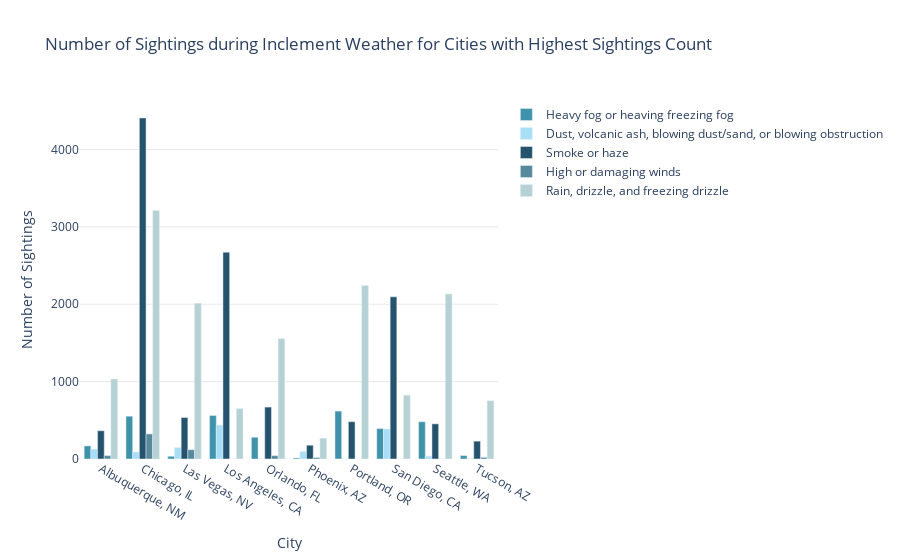
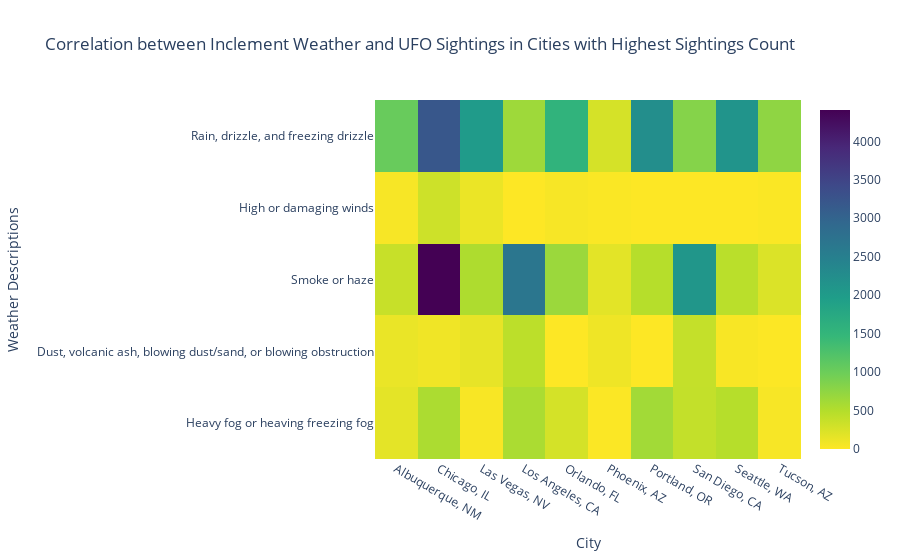

The cell these charts' notebook holds for them, in order:
### Code cell
# Define custom color sequence
custom_colors = ['#3E93AB', '#A8DFF7', '#25536D', '#57899C', '#B5D1D4', '#2F4E48']

# Create a bar chart with color set to Weather and barmode set to 'group', and update color sequence
fig = go.Figure()
for Weather, color in zip(df_melt['weather'].unique(), custom_colors):
    df_filtered_weather = df_melt[df_melt['weather'] == Weather]
    fig.add_trace(go.Bar(x=df_filtered_weather['Address'], y=df_filtered_weather['Number_of_Sightings'],
                         name=Weather, marker_color=color))
fig.update_xaxes(title="City")
fig.update_yaxes(title="Number of Sightings",
                tickmode='linear',  # Set tickmode to 'linear'
                dtick=1000,         # Set dtick to 1000 to show grid lines at every 1000 value
                gridcolor='lightgray',  # Set grid color
                gridwidth=0.5)     # Set grid width
fig.update_layout(title="Number of Sightings during Inclement Weather for Cities with Highest Sightings Count", 
                  plot_bgcolor='white', paper_bgcolor='white')

# Create a subplot with heatmap
heatmap_fig = sp.make_subplots(rows=1, cols=1)
heatmap = go.Heatmap(
    z=df_melt.Number_of_Sightings,  # Transpose the DataFrame for proper heatmap orientation
    x=df_melt.Address,
    y=df_melt.weather,  # Use the mapped weather descriptions as y-axis labels
    colorscale='Viridis',
    reversescale=True,
    hovertemplate='City: %{x}<br>' +  # Set tooltip template to show x-axis label
                  'Weather: %{y}<br>' +  # Set tooltip template to show y-axis label
                  'Number of Sightings: %{z}<br><extra></extra>',  # Set tooltip template to show z-axis label
)
heatmap_fig.add_trace(heatmap)
heatmap_fig.update_xaxes(title_text='City')
heatmap_fig.update_yaxes(title_text='Weather Descriptions')
heatmap_fig.update_layout(title_text='Correlation between Inclement Weather and UFO Sightings in Cities with Highest Sightings Count')

# Enable cross-filter
fig.show(config={'displayModeBar': True})
heatmap_fig.show(config={'displayModeBar': True})

# Save both plots in a single HTML file
pio.write_html(fig, 'column_chart.html', config={'displayModeBar': True})
pio.write_html(heatmap_fig, 'heatmap.html', config={'displayModeBar': True})

# Concatenate the contents of both HTML files into a single file
with open('column_chart.html', 'r') as f:
    plot1_content = f.read()
with open('heatmap.html', 'r') as f:
    plot2_content = f.read()

with open('combined_plots.html', 'w') as f:
    f.write(plot1_content)
    f.write(plot2_content)

### Figure 1 — Plotly figure (JSON) as saved in the notebook; plotly's stock layout.template omitted (floating-point values rounded to 4 significant figures)
{"data": [{"marker": {"color": "#3E93AB"}, "name": "Heavy fog or heaving freezing fog", "type": "bar", "x": ["Albuquerque, NM", "Chicago, IL", "Las Vegas, NV", "Los Angeles, CA", "Orlando, FL", "Phoenix, AZ", "Portland, OR", "San Diego, CA", "Seattle, WA", "Tucson, AZ"], "y": [169, 553, 35, 562, 281, 13, 619, 393, 481, 44]}, {"marker": {"color": "#A8DFF7"}, "name": "Dust, volcanic ash, blowing dust/sand, or blowing obstruction", "type": "bar", "x": ["Albuquerque, NM", "Chicago, IL", "Las Vegas, NV", "Los Angeles, CA", "Orlando, FL", "Phoenix, AZ", "Portland, OR", "San Diego, CA", "Seattle, WA", "Tucson, AZ"], "y": [128, 90, 147, 439, 0, 96, 3, 388, 37, 6]}, {"marker": {"color": "#25536D"}, "name": "Smoke or haze", "type": "bar", "x": ["Albuquerque, NM", "Chicago, IL", "Las Vegas, NV", "Los Angeles, CA", "Orlando, FL", "Phoenix, AZ", "Portland, OR", "San Diego, CA", "Seattle, WA", "Tucson, AZ"], "y": [365, 4408, 536, 2673, 671, 178, 482, 2096, 454, 231]}, {"marker": {"color": "#57899C"}, "name": "High or damaging winds", "type": "bar", "x": ["Albuquerque, NM", "Chicago, IL", "Las Vegas, NV", "Los Angeles, CA", "Orlando, FL", "Phoenix, AZ", "Portland, OR", "San Diego, CA", "Seattle, WA", "Tucson, AZ"], "y": [44, 324, 120, 0, 43, 19, 0, 0, 0, 21]}, {"marker": {"color": "#B5D1D4"}, "name": "Rain, drizzle, and freezing drizzle", "type": "bar", "x": ["Albuquerque, NM", "Chicago, IL", "Las Vegas, NV", "Los Angeles, CA", "Orlando, FL", "Phoenix, AZ", "Portland, OR", "San Diego, CA", "Seattle, WA", "Tucson, AZ"], "y": [1034, 3212, 2014, 651, 1555, 269, 2243, 824, 2133, 753]}], "layout": {"paper_bgcolor": "white", "plot_bgcolor": "white", "title": {"text": "Number of Sightings during Inclement Weather for Cities with Highest Sightings Count"}, "xaxis": {"title": {"text": "City"}}, "yaxis": {"dtick": 1000, "gridcolor": "lightgray", "gridwidth": 0.5, "tickmode": "linear", "title": {"text": "Number of Sightings"}}}}

### Figure 2 — Plotly figure (JSON) as saved in the notebook; plotly's stock layout.template omitted (floating-point values rounded to 4 significant figures)
{"data": [{"colorscale": [[0, "#440154"], [0.1111, "#482878"], [0.2222, "#3e4989"], [0.3333, "#31688e"], [0.4444, "#26828e"], [0.5556, "#1f9e89"], [0.6667, "#35b779"], [0.7778, "#6ece58"], [0.8889, "#b5de2b"], [1, "#fde725"]], "hovertemplate": "City: %{x}<br>Weather: %{y}<br>Number of Sightings: %{z}<br><extra></extra>", "reversescale": true, "type": "heatmap", "x": ["Albuquerque, NM", "Chicago, IL", "Las Vegas, NV", "Los Angeles, CA", "Orlando, FL", "Phoenix, AZ", "Portland, OR", "San Diego, CA", "Seattle, WA", "Tucson, AZ", "Albuquerque, NM", "Chicago, IL", "Las Vegas, NV", "Los Angeles, CA", "Orlando, FL", "Phoenix, AZ", "Portland, OR", "San Diego, CA", "Seattle, WA", "Tucson, AZ", "Albuquerque, NM", "Chicago, IL", "Las Vegas, NV", "Los Angeles, CA", "Orlando, FL", "Phoenix, AZ", "Portland, OR", "San Diego, CA", "Seattle, WA", "Tucson, AZ", "Albuquerque, NM", "Chicago, IL", "Las Vegas, NV", "Los Angeles, CA", "Orlando, FL", "Phoenix, AZ", "Portland, OR", "San Diego, CA", "Seattle, WA", "Tucson, AZ", "Albuquerque, NM", "Chicago, IL", "Las Vegas, NV", "Los Angeles, CA", "Orlando, FL", "Phoenix, AZ", "Portland, OR", "San Diego, CA", "Seattle, WA", "Tucson, AZ"], "y": ["Heavy fog or heaving freezing fog", "Heavy fog or heaving freezing fog", "Heavy fog or heaving freezing fog", "Heavy fog or heaving freezing fog", "Heavy fog or heaving freezing fog", "Heavy fog or heaving freezing fog", "Heavy fog or heaving freezing fog", "Heavy fog or heaving freezing fog", "Heavy fog or heaving freezing fog", "Heavy fog or heaving freezing fog", "Dust, volcanic ash, blowing dust/sand, or blowing obstruction", "Dust, volcanic ash, blowing dust/sand, or blowing obstruction", "Dust, volcanic ash, blowing dust/sand, or blowing obstruction", "Dust, volcanic ash, blowing dust/sand, or blowing obstruction", "Dust, volcanic ash, blowing dust/sand, or blowing obstruction", "Dust, volcanic ash, blowing dust/sand, or blowing obstruction", "Dust, volcanic ash, blowing dust/sand, or blowing obstruction", "Dust, volcanic ash, blowing dust/sand, or blowing obstruction", "Dust, volcanic ash, blowing dust/sand, or blowing obstruction", "Dust, volcanic ash, blowing dust/sand, or blowing obstruction", "Smoke or haze", "Smoke or haze", "Smoke or haze", "Smoke or haze", "Smoke or haze", "Smoke or haze", "Smoke or haze", "Smoke or haze", "Smoke or haze", "Smoke or haze", "High or damaging winds", "High or damaging winds", "High or damaging winds", "High or damaging winds", "High or damaging winds", "High or damaging winds", "High or damaging winds", "High or damaging winds", "High or damaging winds", "High or damaging winds", "Rain, drizzle, and freezing drizzle", "Rain, drizzle, and freezing drizzle", "Rain, drizzle, and freezing drizzle", "Rain, drizzle, and freezing drizzle", "Rain, drizzle, and freezing drizzle", "Rain, drizzle, and freezing drizzle", "Rain, drizzle, and freezing drizzle", "Rain, drizzle, and freezing drizzle", "Rain, drizzle, and freezing drizzle", "Rain, drizzle, and freezing drizzle"], "z": [169, 553, 35, 562, 281, 13, 619, 393, 481, 44, 128, 90, 147, 439, 0, 96, 3, 388, 37, 6, 365, 4408, 536, 2673, 671, 178, 482, 2096, 454, 231, 44, 324, 120, 0, 43, 19, 0, 0, 0, 21, 1034, 3212, 2014, 651, 1555, 269, 2243, 824, 2133, 753]}], "layout": {"title": {"text": "Correlation between Inclement Weather and UFO Sightings in Cities with Highest Sightings Count"}, "xaxis": {"anchor": "y", "domain": [0, 1], "title": {"text": "City"}}, "yaxis": {"anchor": "x", "domain": [0, 1], "title": {"text": "Weather Descriptions"}}}}
